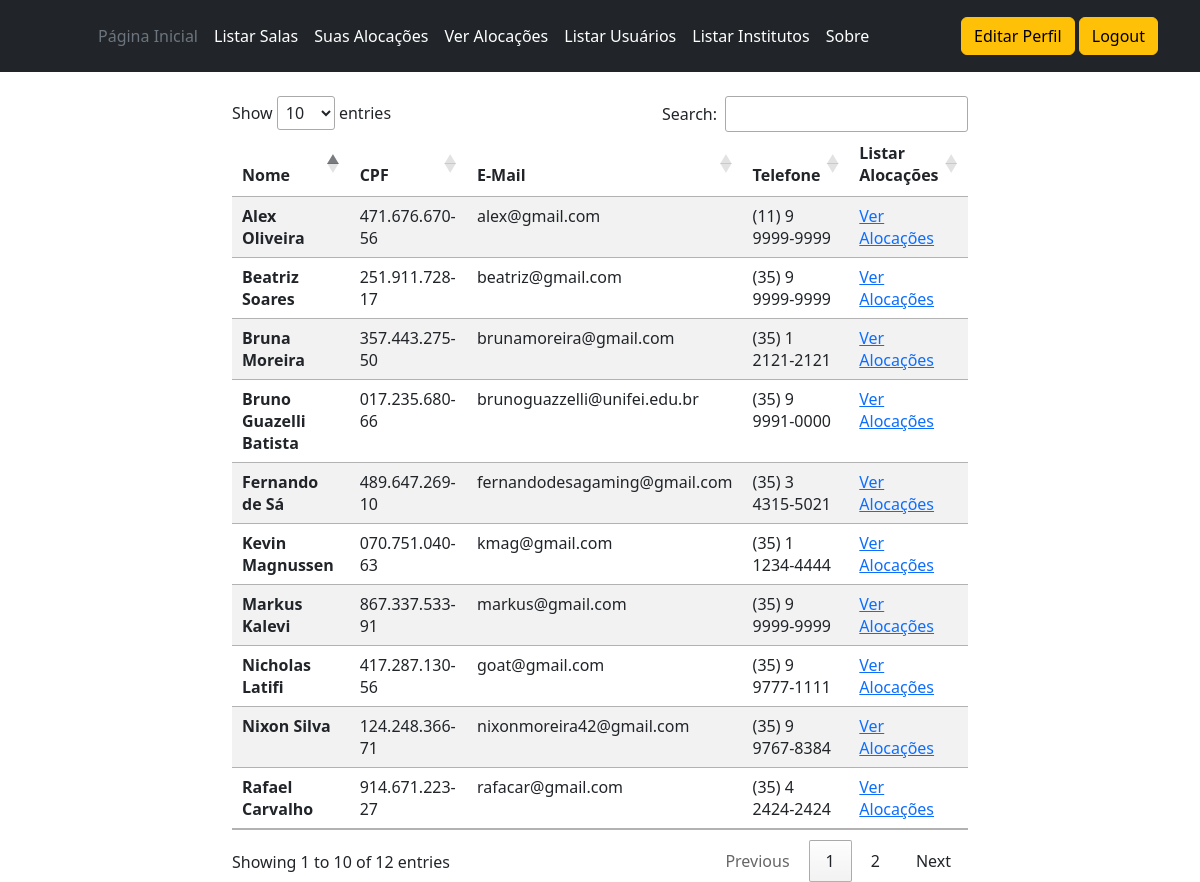
Screenshot of /index.php?page=users (signed in) with the database file from the repository.
### tables this page shows
CREATE TABLE `user` (
  `id` int(11) NOT NULL,
  `name` varchar(255) NOT NULL,
  `email` varchar(255) NOT NULL,
  `pass_word` varchar(255) NOT NULL,
  `cpf` varchar(14) NOT NULL,
  `telephone` varchar(20) DEFAULT NULL,
  `type` enum('A','M','U') NOT NULL DEFAULT 'U',
  `created_at` timestamp NOT NULL DEFAULT CURRENT_TIMESTAMP,
  `altered_at` timestamp NOT NULL DEFAULT CURRENT_TIMESTAMP
);

### utils/check_user.php (called while the page is built, shortened)
<?php
function isAdmin ()
{
    if (isset($_SESSION['user_type']))
    {
        return ($_SESSION['user_type'] == 'A');
    }
    return false;
}

### utils/list_users.php (the view, shortened to what this page needs)
<?php
function listUserTable ($connection)
{
    $query = "SELECT id, name, cpf, email, telephone FROM user";
    $result = mysqli_query($connection, $query);
    if ($result)
    {
        while ($row = mysqli_fetch_array($result))
        {
            $id         = $row['id'];
            $name       = $row['name'];
            $cpf        = $row['cpf'];
            $email      = $row['email'];
            $telephone  = $row['telephone'];
            echo
                "<tr>
                    <th scope='row'>$name</th>
                    <td>$cpf</td>
                    <td>$email</td>
                    <td>$telephone</td>";
            if (isAdmin())
            {
                echo "<td><a href='?page=requests&userId=$id'>Ver Alocações</a>";
            }
            echo
                "</tr>";
        }
    }
    else
    {
        echo "<option>Error</option>";
    }
}

### rows the page displays
user: name "Nixon Silva", cpf "124.248.366-71", email "nixonmoreira42@gmail.com", telephone "(35) 9 9767-8384"
user: name "Rafael Carvalho", cpf "914.671.223-27", email "rafacar@gmail.com", telephone "(35) 4 2424-2424"
user: name "Bruna Moreira", cpf "357.443.275-50", email "brunamoreira@gmail.com", telephone "(35) 1 2121-2121"
user: name "Fernando de Sá", cpf "489.647.269-10", email "fernandodesagaming@gmail.com", telephone "(35) 3 4315-5021"
user: name "Beatriz Soares", cpf "251.911.728-17", email "beatriz@gmail.com", telephone "(35) 9 9999-9999"
user: name "Markus Kalevi", cpf "867.337.533-91", email "markus@gmail.com", telephone "(35) 9 9999-9999"
user: name "Kevin Magnussen", cpf "070.751.040-63", email "kmag@gmail.com", telephone "(35) 1 1234-4444"
user: name "Nicholas Latifi", cpf "417.287.130-56", email "goat@gmail.com", telephone "(35) 9 9777-1111"
user: name "Alex Oliveira", cpf "471.676.670-56", email "alex@gmail.com", telephone "(11) 9 9999-9999"
user: name "Bruno Guazelli Batista", cpf "017.235.680-66", email "brunoguazzelli@unifei.edu.br", telephone "(35) 9 9991-0000"
